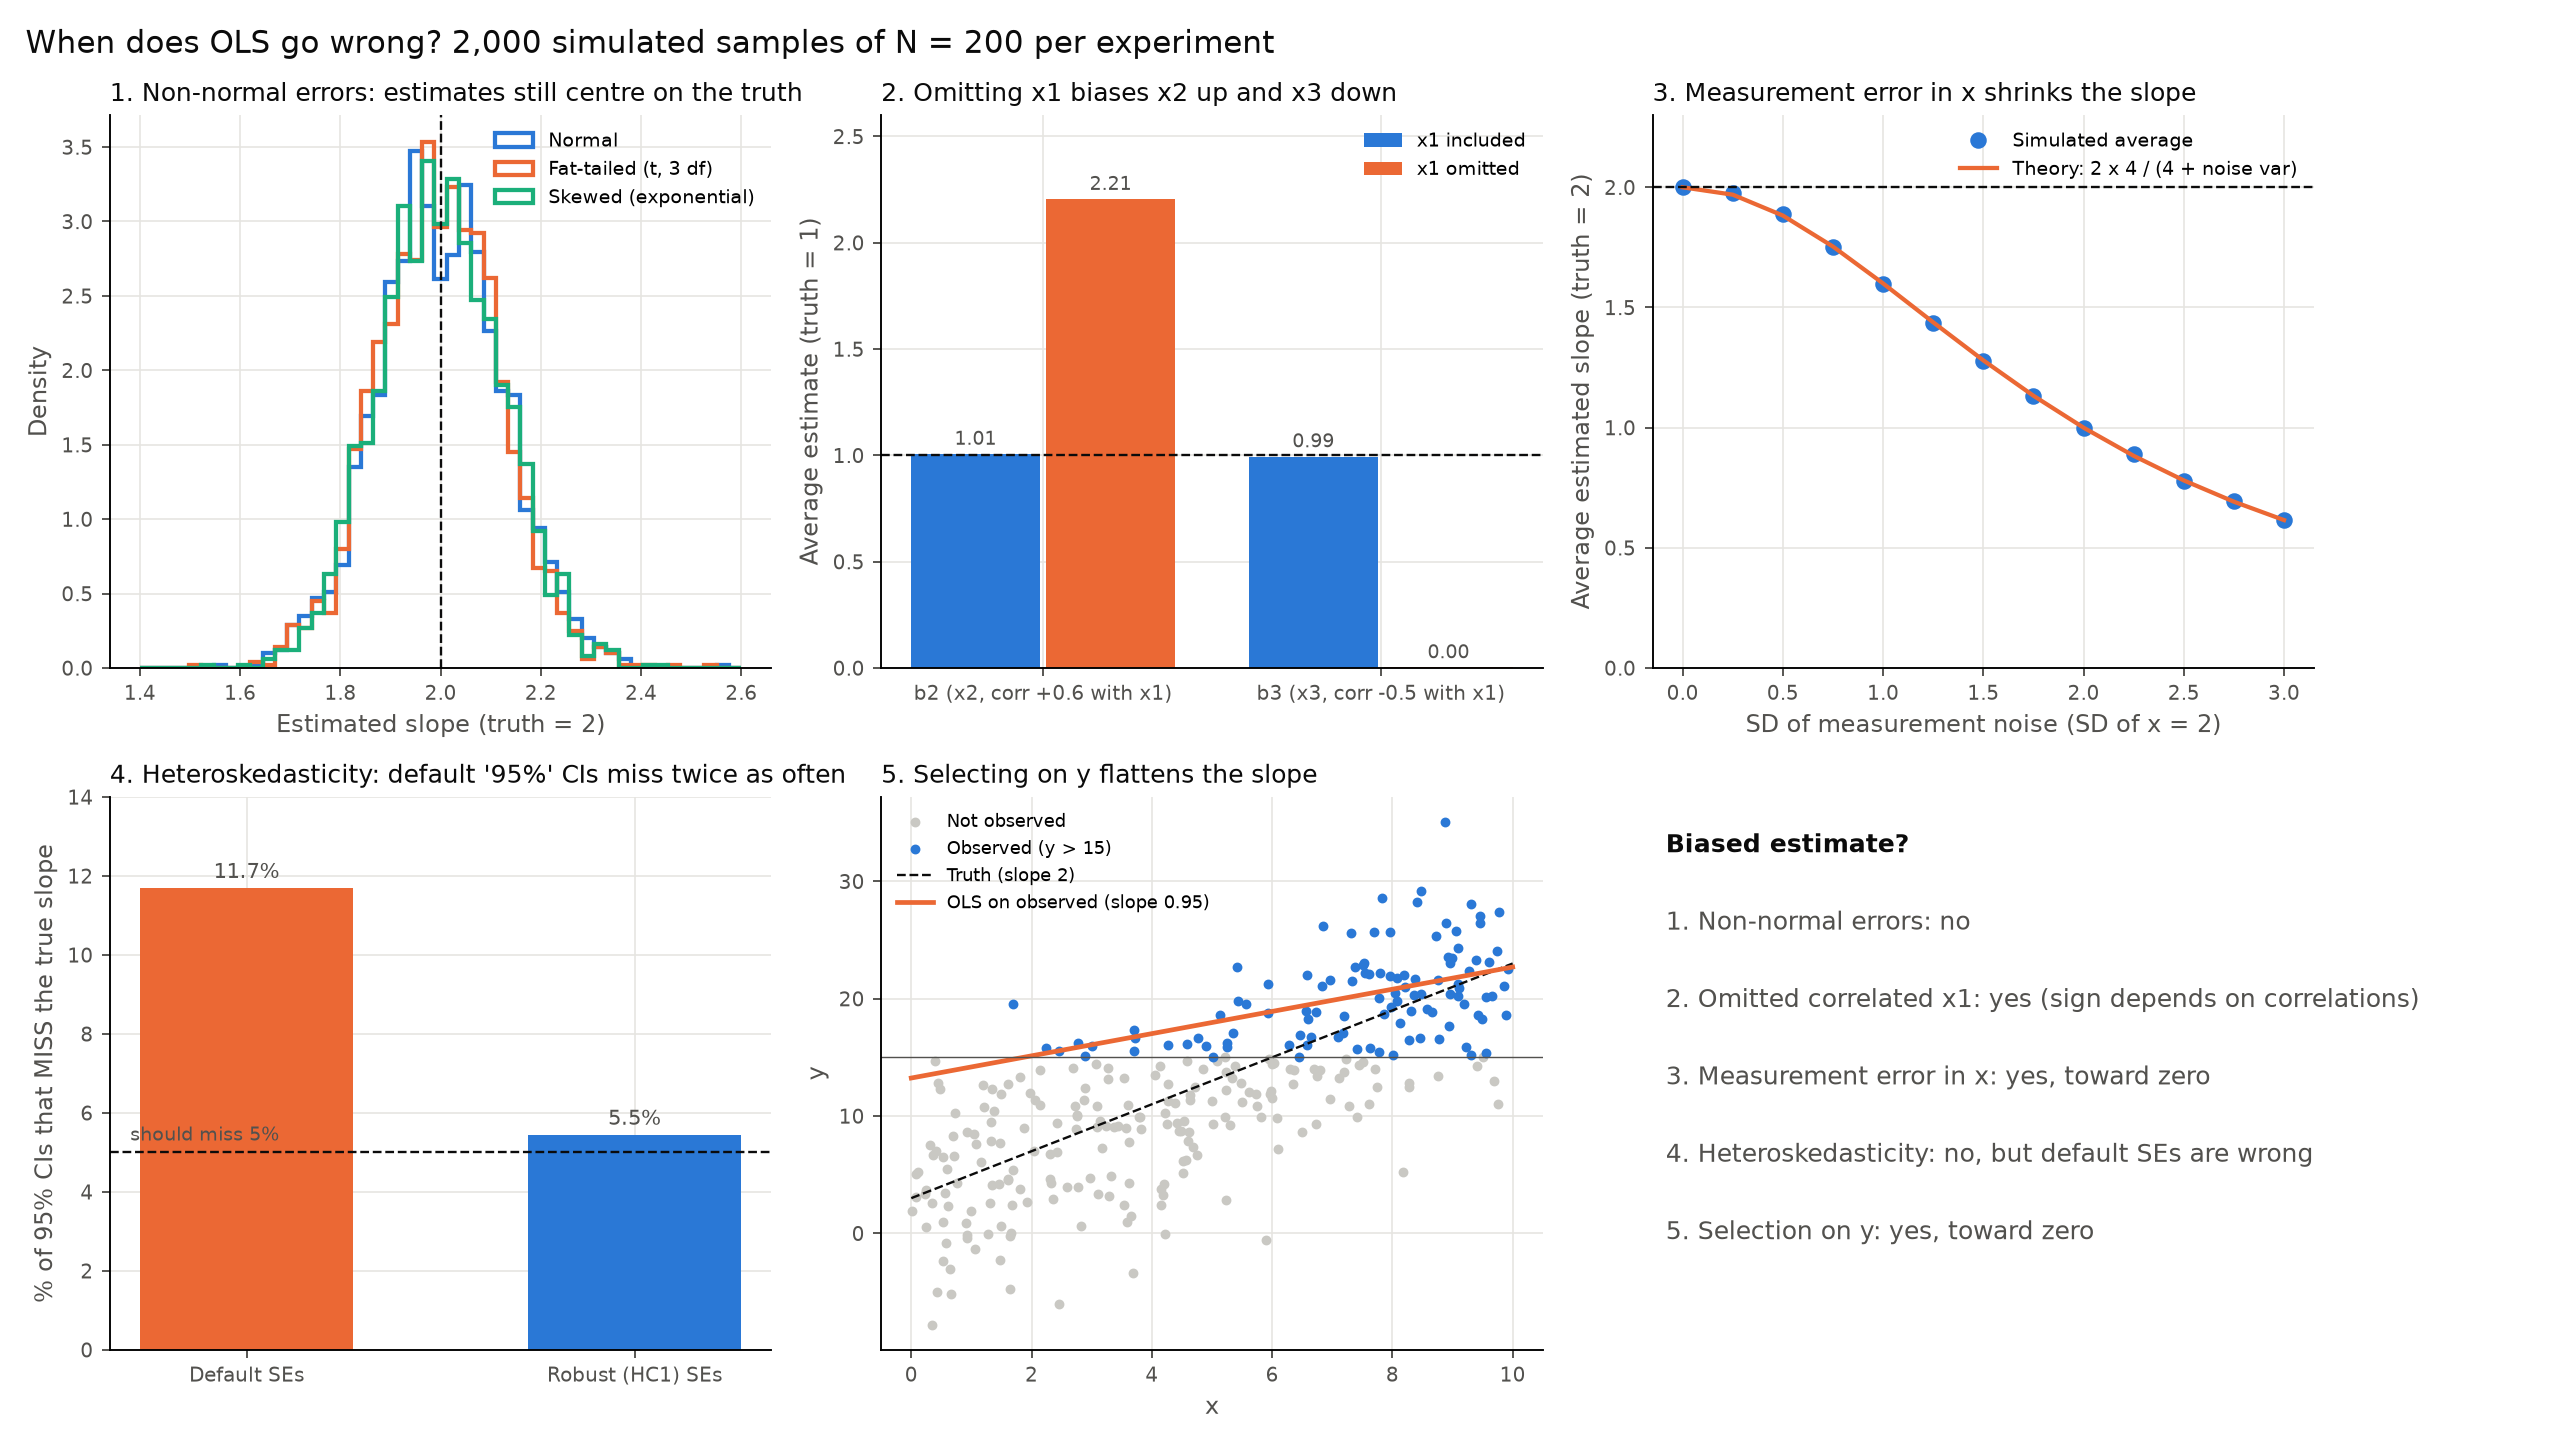

Reproduce this figure in Python.
# /// script
# requires-python = ">=3.12"
# dependencies = ["numpy", "statsmodels", "matplotlib"]
# ///
# =============================================================================
# MGT 634 - Class 8 (Regression): "Your turn in Claude Code" exercises
# =============================================================================
# Five simulation experiments from the last slide. In each one we KNOW the true
# model (we generate the data ourselves), so we can see exactly when OLS gets
# the right answer and when it goes wrong.
#
# Method: Monte Carlo. We draw a fresh sample, run the regression, save the
# estimate, and repeat many times (REPS). The average of the saved estimates
# shows bias; how often the 95% confidence interval contains the truth
# ("coverage") shows whether the standard errors can be trusted (should be ~95%).
#
# Run from this folder with:   uv run class8_exercises.py
# (uv reads the package list at the top of this file and installs it for you.)
# =============================================================================

import numpy as np
import statsmodels.api as sm
import matplotlib
matplotlib.use("Agg")                  # save charts to files without opening windows
import matplotlib.pyplot as plt

np.random.seed(42)                     # same seed as the lecture code -> reproducible
REPS = 2000                            # number of simulated samples per experiment
N = 200                                # observations per sample
TRUE_SLOPE = 2

# Chart style (same palette as HW1): blue, orange, aqua; grey for "truth" lines
BLUE, ORANGE, AQUA, INK, SOFT = "#2a78d6", "#eb6834", "#1baf7a", "#0b0b0b", "#52514e"


def ols(y, X, robust=False):
    """Fit OLS with an intercept. robust=True uses heteroskedasticity-robust (HC1) SEs."""
    return sm.OLS(y, sm.add_constant(X)).fit(cov_type="HC1" if robust else "nonrobust")


def covers(fit, j, truth):
    """True if the 95% confidence interval for coefficient j contains the true value."""
    lo, hi = fit.conf_int()[j]
    return lo <= truth <= hi


def style(ax, title, xlabel, ylabel=""):
    ax.set_title(title, loc="left", fontsize=10.5, color=INK)
    ax.set_xlabel(xlabel, color=SOFT)
    ax.set_ylabel(ylabel, color=SOFT)
    for side in ["top", "right"]:
        ax.spines[side].set_visible(False)
    ax.tick_params(colors=SOFT, labelsize=8.5)
    ax.grid(color="#e6e5e1", linewidth=0.7)
    ax.set_axisbelow(True)


fig, axes = plt.subplots(2, 3, figsize=(15, 8.5))
axes = axes.ravel()

# =============================================================================
# EXERCISE 1 - Errors that are NOT normally distributed
# =============================================================================
# Truth: y = 3 + 2x + error. Three error types, all with mean 0 and SD 5:
#   normal; fat-tailed Student-t with 3 degrees of freedom; skewed (exponential, shifted).
print("=" * 72 + "\nEXERCISE 1 - non-normal errors (truth: slope = 2)\n" + "=" * 72)
error_draws = {
    "Normal":            lambda n: np.random.normal(0, 5, n),
    "Fat-tailed (t, 3 df)": lambda n: np.random.standard_t(3, n) * 5 / np.sqrt(3),
    "Skewed (exponential)": lambda n: np.random.exponential(5, n) - 5,
}
ex1 = {}
for name, draw in error_draws.items():
    slopes, cover = [], []
    for _ in range(REPS):
        x = np.random.uniform(0, 10, N)
        y = 3 + TRUE_SLOPE * x + draw(N)
        fit = ols(y, x)
        slopes.append(fit.params[1])
        cover.append(covers(fit, 1, TRUE_SLOPE))
    ex1[name] = np.array(slopes)
    print(f"{name:<22} mean slope {np.mean(slopes):.3f} | SD {np.std(slopes):.3f} | "
          f"95% CI covers truth {100 * np.mean(cover):.1f}% of the time")
print("-> OLS stays unbiased and the CIs still cover ~95%: normality is NOT needed for\n"
      "   unbiasedness, and with N = 200 the usual SEs work anyway (central limit theorem).")

ax = axes[0]
bins = np.linspace(1.4, 2.6, 50)
for (name, s), colour in zip(ex1.items(), [BLUE, ORANGE, AQUA]):
    ax.hist(s, bins=bins, histtype="step", linewidth=1.8, color=colour, label=name, density=True)
ax.axvline(TRUE_SLOPE, color=INK, linestyle="--", linewidth=1)
ax.legend(frameon=False, fontsize=8)
style(ax, "1. Non-normal errors: estimates still centre on the truth",
      "Estimated slope (truth = 2)", "Density")

# =============================================================================
# EXERCISE 2 - Omit x1, which is + correlated with x2 and - correlated with x3
# =============================================================================
# Truth: y = 1 + 2*x1 + 1*x2 + 1*x3 + error, with corr(x1,x2) = +0.6, corr(x1,x3) = -0.5,
# corr(x2,x3) = 0. The "short" regression leaves x1 out.
print("\n" + "=" * 72 + "\nEXERCISE 2 - omitted variable bias (truth: b2 = 1, b3 = 1)\n" + "=" * 72)
corr = np.array([[1.0, 0.6, -0.5], [0.6, 1.0, 0.0], [-0.5, 0.0, 1.0]])
full_b, short_b = [], []
for _ in range(REPS):
    x1, x2, x3 = np.random.multivariate_normal([0, 0, 0], corr, N).T
    y = 1 + 2 * x1 + 1 * x2 + 1 * x3 + np.random.normal(0, 2, N)
    full_b.append(ols(y, np.column_stack([x1, x2, x3])).params[2:4])   # b2, b3 with x1 included
    short_b.append(ols(y, np.column_stack([x2, x3])).params[1:3])      # b2, b3 with x1 omitted
full_b, short_b = np.mean(full_b, axis=0), np.mean(short_b, axis=0)
# Omitted variable bias formula: short b = true b + (effect of x1) x (slope of x1 on that x)
theory = [1 + 2 * 0.6, 1 + 2 * (-0.5)]
print(f"x1 included: b2 = {full_b[0]:.3f}, b3 = {full_b[1]:.3f}   (unbiased)")
print(f"x1 omitted:  b2 = {short_b[0]:.3f}, b3 = {short_b[1]:.3f}   "
      f"(theory: {theory[0]:.2f} and {theory[1]:.2f})")
print("-> x2 soaks up x1's positive effect and is overstated (1 -> 2.2); x3 soaks up the\n"
      "   negative link and its real effect of 1 disappears to ~0. Bias direction = sign of\n"
      "   (x1's effect) x (x1's correlation with the included variable).")

ax = axes[1]
pos = np.arange(2)
b1 = ax.bar(pos - 0.2, full_b, 0.38, color=BLUE, label="x1 included")
b2 = ax.bar(pos + 0.2, short_b, 0.38, color=ORANGE, label="x1 omitted")
ax.bar_label(b1, fmt="%.2f", fontsize=8, color=SOFT, padding=2)
ax.bar_label(b2, fmt="%.2f", fontsize=8, color=SOFT, padding=2)
ax.axhline(1, color=INK, linestyle="--", linewidth=1)
ax.set_xticks(pos)
ax.set_xticklabels(["b2 (x2, corr +0.6 with x1)", "b3 (x3, corr -0.5 with x1)"], fontsize=8.5)
ax.set_ylim(0, 2.6)
ax.legend(frameon=False, fontsize=8)
style(ax, "2. Omitting x1 biases x2 up and x3 down", "", "Average estimate (truth = 1)")

# =============================================================================
# EXERCISE 3 - x measured with error
# =============================================================================
# Truth: y = 3 + 2*x_true + error. We only observe x_obs = x_true + noise.
# Theory ("attenuation bias"): slope -> 2 x Var(x) / (Var(x) + Var(noise)).
print("\n" + "=" * 72 + "\nEXERCISE 3 - measurement error in x (truth: slope = 2)\n" + "=" * 72)
noise_sds = np.linspace(0, 3, 13)
ex3 = []
for sd in noise_sds:
    slopes = []
    for _ in range(REPS // 4):                  # 500 samples per noise level is plenty
        x_true = np.random.normal(5, 2, N)      # Var(x) = 4
        y = 3 + TRUE_SLOPE * x_true + np.random.normal(0, 2, N)
        x_obs = x_true + np.random.normal(0, sd, N)
        slopes.append(ols(y, x_obs).params[1])
    ex3.append(np.mean(slopes))
theory3 = TRUE_SLOPE * 4 / (4 + noise_sds ** 2)
for sd, est, th in zip(noise_sds[::4], ex3[::4], theory3[::4]):
    print(f"noise SD {sd:.2f}: mean slope {est:.3f} (theory {th:.3f})")
print("-> Noise in x biases the slope TOWARD ZERO (attenuation); more noise, more bias.\n"
      "   A bigger sample does not fix it. (Noise in y only adds imprecision, not bias.)")

ax = axes[2]
ax.plot(noise_sds, ex3, "o", color=BLUE, markersize=6, label="Simulated average")
ax.plot(noise_sds, theory3, color=ORANGE, linewidth=1.8, label="Theory: 2 x 4 / (4 + noise var)")
ax.axhline(TRUE_SLOPE, color=INK, linestyle="--", linewidth=1)
ax.set_ylim(0, 2.3)
ax.legend(frameon=False, fontsize=8)
style(ax, "3. Measurement error in x shrinks the slope", "SD of measurement noise (SD of x = 2)",
      "Average estimated slope (truth = 2)")

# =============================================================================
# EXERCISE 4 - Error variance grows with x (heteroskedasticity)
# =============================================================================
# Truth: y = 3 + 2x + error, error SD = 0.5 * x^2 (spread fans out sharply as x grows).
print("\n" + "=" * 72 + "\nEXERCISE 4 - heteroskedasticity (truth: slope = 2)\n" + "=" * 72)
slopes, se_default, se_robust, cover_default, cover_robust = [], [], [], [], []
for _ in range(REPS):
    x = np.random.uniform(0, 10, N)
    y = 3 + TRUE_SLOPE * x + np.random.normal(0, 0.5 * x ** 2, N)
    fit_default, fit_robust = ols(y, x), ols(y, x, robust=True)
    slopes.append(fit_default.params[1])
    se_default.append(fit_default.bse[1])
    se_robust.append(fit_robust.bse[1])
    cover_default.append(covers(fit_default, 1, TRUE_SLOPE))
    cover_robust.append(covers(fit_robust, 1, TRUE_SLOPE))
cov4 = [100 * np.mean(cover_default), 100 * np.mean(cover_robust)]
print(f"mean slope {np.mean(slopes):.3f} (still unbiased)")
print(f"actual spread of the slope estimates (SD across samples): {np.std(slopes):.3f}")
print(f"average reported SE: default {np.mean(se_default):.3f} | robust {np.mean(se_robust):.3f}")
print(f"95% CI coverage: default SEs {cov4[0]:.1f}% | robust (HC1) SEs {cov4[1]:.1f}%")
print("-> The estimate is fine, but default SEs are too small, so '95%' intervals miss\n"
      "   more often than 5% -> overconfident significance. Robust SEs fix it:\n"
      "   sm.OLS(...).fit(cov_type='HC1').")

ax = axes[3]
miss = [100 - c for c in cov4]          # how often a "95%" CI misses the truth (should be 5%)
bars = ax.bar(["Default SEs", "Robust (HC1) SEs"], miss, color=[ORANGE, BLUE], width=0.55)
ax.bar_label(bars, fmt="%.1f%%", fontsize=9, color=SOFT, padding=2)
ax.axhline(5, color=INK, linestyle="--", linewidth=1)
ax.text(-0.3, 5.3, "should miss 5%", fontsize=8, color=SOFT)
ax.set_ylim(0, 14)                      # bars start at zero (Class 5 rule)
style(ax, "4. Heteroskedasticity: default '95%' CIs miss twice as often", "",
      "% of 95% CIs that MISS the true slope")

# =============================================================================
# EXERCISE 5 - Selection: we only see observations where y is above a threshold
# =============================================================================
# Truth: y = 3 + 2x + error (SD 5). We keep only rows with y > 15.
print("\n" + "=" * 72 + "\nEXERCISE 5 - selection on y (truth: slope = 2)\n" + "=" * 72)
THRESH = 15
slopes_all, slopes_sel, kept = [], [], []
for _ in range(REPS):
    x = np.random.uniform(0, 10, N)
    y = 3 + TRUE_SLOPE * x + np.random.normal(0, 5, N)
    keep = y > THRESH
    slopes_all.append(ols(y, x).params[1])
    slopes_sel.append(ols(y[keep], x[keep]).params[1])
    kept.append(keep.mean())
print(f"all data:         mean slope {np.mean(slopes_all):.3f}")
print(f"only y > {THRESH}:     mean slope {np.mean(slopes_sel):.3f}  "
      f"(kept {100 * np.mean(kept):.0f}% of rows)")
print("-> Selecting on the OUTCOME biases the slope toward zero: at low x, only units with\n"
      "   big positive errors make the cut, so the error is no longer independent of x.\n"
      "   (Selecting on x instead would not bias the slope.)")

ax = axes[4]
np.random.seed(7)                                    # one illustrative sample
x = np.random.uniform(0, 10, 300)
y = 3 + TRUE_SLOPE * x + np.random.normal(0, 5, 300)
keep = y > THRESH
ax.scatter(x[~keep], y[~keep], s=10, color="#c9c8c3", label="Not observed")
ax.scatter(x[keep], y[keep], s=10, color=BLUE, label=f"Observed (y > {THRESH})")
grid = np.array([0, 10])
b_all, b_sel = ols(y, x).params, ols(y[keep], x[keep]).params
ax.plot(grid, 3 + 2 * grid, color=INK, linestyle="--", linewidth=1, label="Truth (slope 2)")
ax.plot(grid, b_sel[0] + b_sel[1] * grid, color=ORANGE, linewidth=2,
        label=f"OLS on observed (slope {b_sel[1]:.2f})")
ax.axhline(THRESH, color=SOFT, linewidth=0.6)
ax.legend(frameon=False, fontsize=7.5, loc="upper left")
style(ax, "5. Selecting on y flattens the slope", "x", "y")

# ---- Panel 6: summary text -----------------------------------------------------
ax = axes[5]
ax.axis("off")
summary = [
    ("Biased estimate?", INK, True),
    ("1. Non-normal errors: no", SOFT, False),
    ("2. Omitted correlated x1: yes (sign depends on correlations)", SOFT, False),
    ("3. Measurement error in x: yes, toward zero", SOFT, False),
    ("4. Heteroskedasticity: no, but default SEs are wrong", SOFT, False),
    ("5. Selection on y: yes, toward zero", SOFT, False),
]
for i, (t, c, b) in enumerate(summary):
    ax.text(0.02, 0.9 - i * 0.14, t, fontsize=10.5, color=c, fontweight="bold" if b else "normal",
            transform=ax.transAxes)

fig.suptitle(f"When does OLS go wrong? {REPS:,} simulated samples of N = {N} per experiment",
             x=0.01, ha="left", fontsize=13, color=INK)
fig.tight_layout()
fig.savefig("class8_exercises.png", dpi=170)
print("\nSaved chart: class8_exercises.png")
